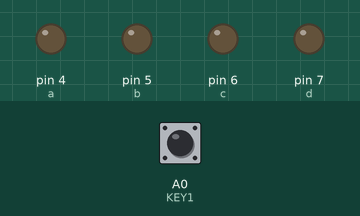
A sketch run on a simulated Arduino Uno, built with avr-gcc and run on an emulated ATmega328P. On the bench: output pins drawn as LEDs (lit = HIGH). Inputs (shaded band) come from the test bench; at power-on: A0 (KEY1) HIGH.

Above: at 1.2 s.
1.3 s: A0 (KEY1) pulled LOW for 0.15 s
At 2.4 s:
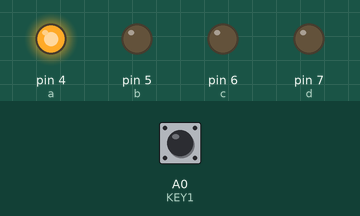
2.9 s: A0 (KEY1) pulled LOW for 1 s
At 4.8 s:
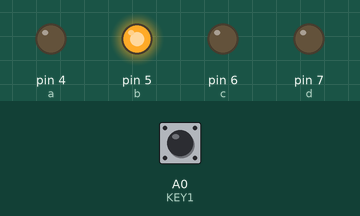
5.4 s: A0 (KEY1) pulled LOW for 0.15 s
At 6.7 s:
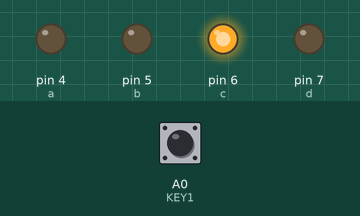
7.0 s: A0 (KEY1) pulled LOW for 3.2 s
At 10.8 s:
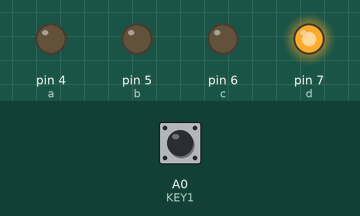
11.7 s: A0 (KEY1) pulled LOW for 0.15 s
At 12.7 s:
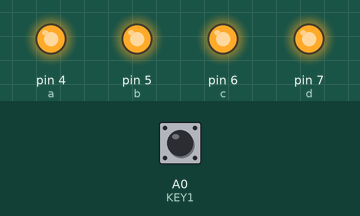
Timing chart, 0 to 14.3 s (numbered marks = the images above; inputs shaded):
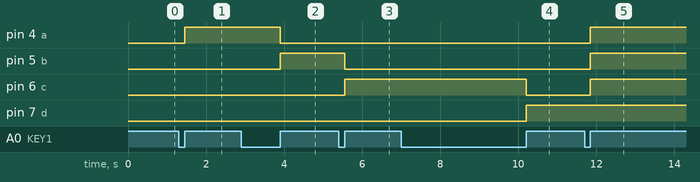

The sketch:

bai_17.ino
```cpp
#define a 4
#define b 5
#define c 6
#define d 7
#define KEY1 A0
#define KEY2 A1

void led0() {
  digitalWrite(a, 0);
  digitalWrite(b, 0);
  digitalWrite(c, 0);
  digitalWrite(d, 0);
}

void led1() {
  digitalWrite(a, 1);
  digitalWrite(b, 0);
  digitalWrite(c, 0);
  digitalWrite(d, 0);
}

void led2() {
  digitalWrite(a, 0);
  digitalWrite(b, 1);
  digitalWrite(c, 0);
  digitalWrite(d, 0);
}

void led3() {
  digitalWrite(a, 0);
  digitalWrite(b, 0);
  digitalWrite(c, 1);
  digitalWrite(d, 0);
}

void led4() {
  digitalWrite(a, 0);
  digitalWrite(b, 0);
  digitalWrite(c, 0);
  digitalWrite(d, 1);
}

void ledadd() {
  digitalWrite(a, 1);
  digitalWrite(b, 1);
  digitalWrite(c, 1);
  digitalWrite(d, 1);
}

void setup() {
  // put your setup code here, to run once:
  pinMode(a, OUTPUT);
  pinMode(b, OUTPUT);
  pinMode(c, OUTPUT);
  pinMode(d, OUTPUT);

  pinMode(KEY1, INPUT);
  pinMode(KEY2, INPUT);
  led0();
}


int dem = 1;
void loop() {
  // put your main code here, to run repeatedly:
  if (digitalRead(KEY1) == 0) {
    while (digitalRead(KEY1) == 0);
    if (dem == 1) {
      led1();
      dem = dem + 1;
    }
    else if (dem == 2) {
      led2();
      dem = dem + 1;
    }
    else if (dem == 3) {
      led3();
      dem = dem + 1;
    }
    else if (dem == 4) {
      led4();
      dem = dem + 1;
    }
    else if (dem >= 5) {
      ledadd();
      dem = dem + 1;
    }
  }
}
```

Measured:
- after the input at 1.3 s, pin 4 (a): LOW → HIGH after 0.15 s
- after the input at 2.9 s, pin 4 (a): HIGH → LOW after 1.0 s; pin 5 (b): LOW → HIGH after 1.0 s
- after the input at 5.4 s, pin 5 (b): HIGH → LOW after 0.15 s; pin 6 (c): LOW → HIGH after 0.15 s
- after the input at 7.0 s, pin 6 (c): HIGH → LOW after 3.2 s; pin 7 (d): LOW → HIGH after 3.2 s
- after the input at 11.7 s, pin 4 (a), pin 5 (b), pin 6 (c): LOW → HIGH after 0.15 s
